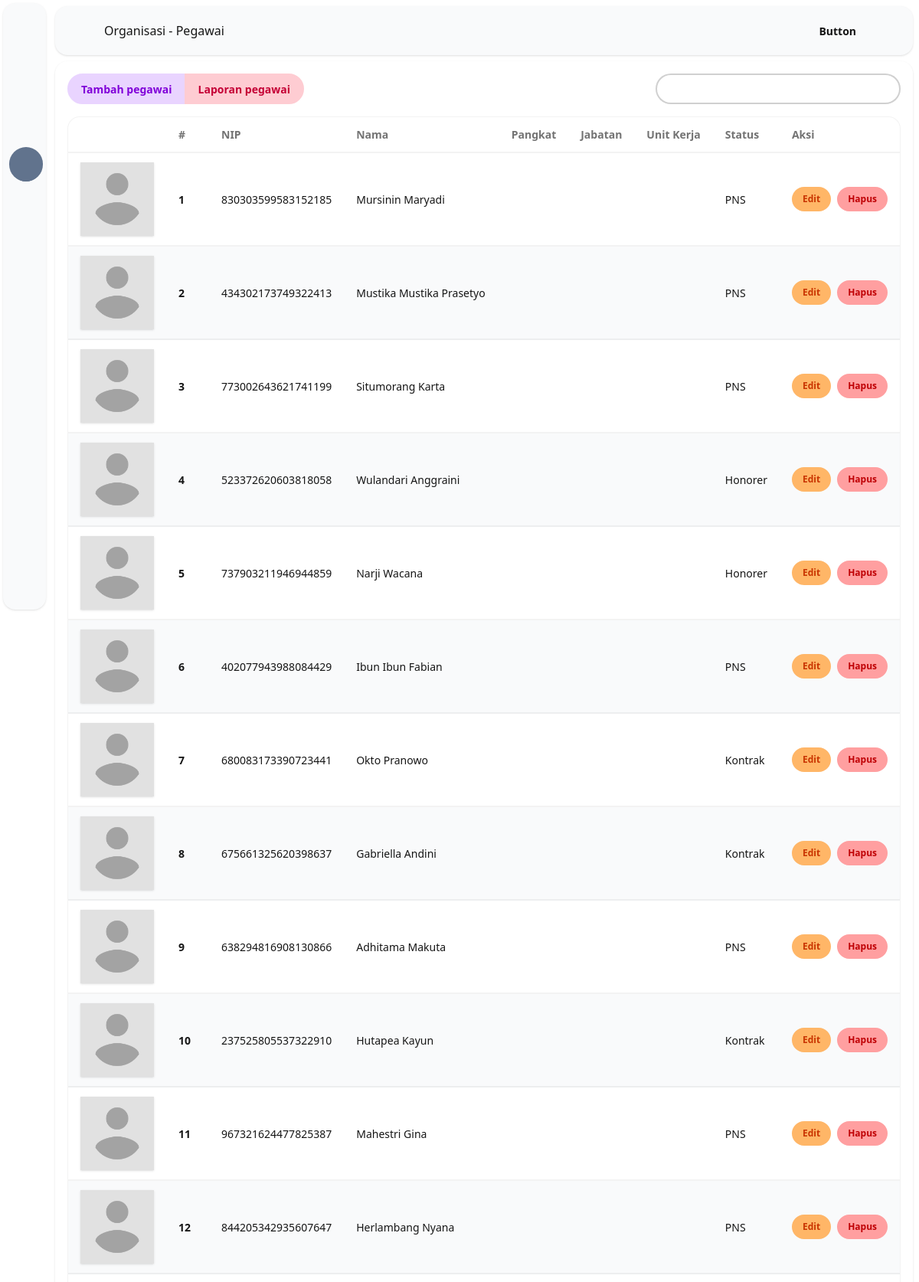
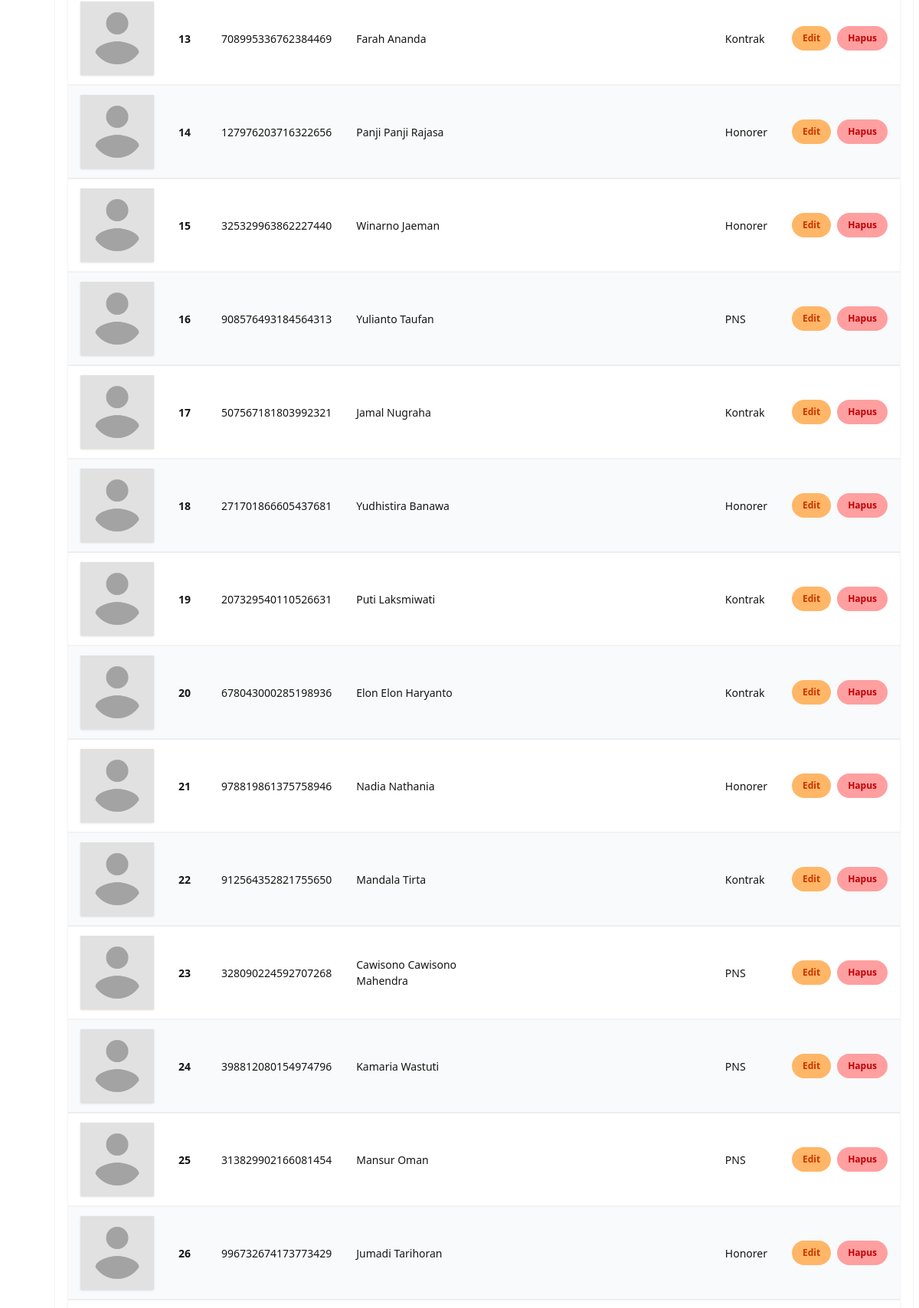
Page /dashboard/organisasi/pegawai (upper part) on the committed database (2 pictures, top to bottom).
### tables this page shows
CREATE TABLE IF NOT EXISTS pegawai (
    id_pegawai INT PRIMARY KEY AUTO_INCREMENT,
    nip VARCHAR(30) NOT NULL UNIQUE,
    nama_lengkap VARCHAR(100) NOT NULL,
    tempat_lahir VARCHAR(50),
    tanggal_lahir DATE,
    jenis_kelamin ENUM('L', 'P') NOT NULL,
    agama VARCHAR(20),
    status_perkawinan ENUM('Belum Kawin', 'Kawin', 'Cerai Hidup', 'Cerai Mati'),
    alamat_rumah TEXT,
    telepon VARCHAR(20),
    email VARCHAR(100),
    id_pangkat INT NOT NULL,
    id_jabatan INT NOT NULL,
    id_unit INT NOT NULL,
    tanggal_masuk DATE NOT NULL,
    status_pegawai ENUM('PNS', 'Honorer', 'Kontrak') NOT NULL,
    foto_profil VARCHAR(255),
    darah ENUM('A', 'B', 'AB', 'O'),
    keterangan TEXT,
    is_active BOOLEAN DEFAULT TRUE,
    created_at TIMESTAMP DEFAULT CURRENT_TIMESTAMP,
    updated_at TIMESTAMP DEFAULT CURRENT_TIMESTAMP ON UPDATE CURRENT_TIMESTAMP,
    FOREIGN KEY (id_pangkat) REFERENCES pangkat(id_pangkat),
    FOREIGN KEY (id_jabatan) REFERENCES jabatan(id_jabatan),
    FOREIGN KEY (id_unit) REFERENCES unit_kerja(id_unit)
);

### pages/dashboard/organisasi/pegawai.php (the view, shortened to what this page needs)
<?php
$title = "Organisasi - Pegawai";
$keyword = trim($_GET["search"] ?? "");
if ($keyword !== "") {
	$search = true;
	$stmt = $db->prepare("
        SELECT p.*, pg.nama_pangkat, j.nama_jabatan, u.nama_unit
        FROM pegawai p
        LEFT JOIN pangkat pg ON p.id_pangkat = pg.id_pangkat
        LEFT JOIN jabatan j ON p.id_jabatan = j.id_jabatan
        LEFT JOIN unit_kerja u ON p.id_unit = u.id_unit
        WHERE p.nip LIKE ? OR p.nama_lengkap LIKE ? OR u.nama_unit LIKE ?
        ORDER BY p.id_pegawai DESC
    ");
	$like = "%$keyword%";
	$stmt->bind_param("sss", $like, $like, $like);
	$stmt->execute();
	$rows = $stmt->get_result();
} else {
	$rows = $db->query("
        SELECT p.*, pg.nama_pangkat, j.nama_jabatan, u.nama_unit
        FROM pegawai p
        LEFT JOIN pangkat pg ON p.id_pangkat = pg.id_pangkat
        LEFT JOIN jabatan j ON p.id_jabatan = j.id_jabatan
        LEFT JOIN unit_kerja u ON p.id_unit = u.id_unit
        ORDER BY p.id_pegawai DESC
    ");
}
?>
<div class="flex max-sm:flex-col gap-y-4 sm:justify-between">
    <div class="join max-sm:join-vertical">
        <button
            hx-get="/fragments/form/pegawai"
            hx-target="body"
            hx-swap="beforeend"
            class="join-item btn btn-primary"
            >Tambah pegawai</button>
        <a target="_blank" href="?print=1" class="join-item btn btn-secondary">Laporan pegawai</a>
    </div>
    <label class="input max-sm:w-full">
        <iconify-icon icon="lucide:search" width="none" class="size-4"></iconify-icon>
        <input type="search" name="search"
            hx-get hx-trigger="input changed delay:500ms"
            hx-target="tbody"
            hx-swap="outerHTML"
            hx-select="tbody"
            value="<?= htmlspecialchars($keyword) ?>" />
    </label>
</div>
<div class="overflow-x-auto rounded-box border border-base-content/5 bg-base-100 mt-4">
    <table class="table table-zebra w-full">
        <thead>
            <tr>
                <th></th>
                <th>#</th>
                <th>NIP</th>
                <th>Nama</th>
                <th>Pangkat</th>
                <th>Jabatan</th>
                <th>Unit Kerja</th>
                <th>Status</th>
                <th>Aksi</th>
            </tr>
        </thead>
        <tbody>
            <?php $idx = 1; ?>
            <?php if ($rows->num_rows > 0): ?>
                <?php while ($row = $rows->fetch_assoc()): ?>
                    <tr>
                        <td>
                            <div class="size-24">
                                <img src="/uploads/pegawai/<?= $row[
                                	"foto_profil"
                                ] &&
                                file_exists(
                                	"uploads/pegawai/" . $row["foto_profil"],
                                )
                                	? $row["foto_profil"]
                                	: "placeholder.png" ?>"
                                alt="foto"
                                class="size-full aspect-square border-box object-cover shadow-sm">
                            </div>
                        </td>
                        <th><?= $idx++ ?></th>
                        <td><?= htmlspecialchars($row["nip"]) ?></td>
                        <td><?= htmlspecialchars($row["nama_lengkap"]) ?></td>
                        <td><?= htmlspecialchars($row["nama_pangkat"]) ?></td>
                        <td><?= htmlspecialchars($row["nama_jabatan"]) ?></td>
                        <td><?= htmlspecialchars($row["nama_unit"]) ?></td>
                        <td><?= htmlspecialchars($row["status_pegawai"]) ?></td>
                        <td>
                            <div class="flex gap-2">
                                <button
                                    hx-get="/fragments/form/pegawai/<?= $row[
                                    	"id_pegawai"
                                    ] ?>"
                                    hx-target="body"
                                    hx-swap="beforeend"
                                    class="btn btn-sm btn-warning"
                                    >Edit</button>
                                <button class="btn btn-sm btn-error" onclick="openDeleteModal(<?= $row[
                                	"id_pegawai"
                                ] ?>)">Hapus</button>
                            </div>
                        </td>
                    </tr>
                <?php endwhile; ?>
            <?php endif; ?>
        </tbody>
    </table>
</div>

### routes.php (shortened to what this page needs)
<?php
require_once __DIR__ . "/router.php";
$tables = ["pangkat", "jabatan", "unit_kerja", "pegawai"];
foreach ($tables as $table) {
	get(
		"/dashboard/organisasi/$table",
		"pages/dashboard/organisasi/$table.php",
	);
}

### router.php (shortened to what this page needs)
<?php
function get($route, $path_to_include)
{
	if ($_SERVER["REQUEST_METHOD"] == "GET") {
		route($route, $path_to_include);
	}
}
$ROUTE_FOUND = false;
function route($route, $path_to_include)
{
	global $ROUTE_FOUND;
	if ($ROUTE_FOUND) {
		return;
	}
	$request_url = filter_var($_SERVER["REQUEST_URI"], FILTER_SANITIZE_URL);
	$request_url = rtrim($request_url, "/");
	$request_url = strtok($request_url, "?");
	$route_parts = explode("/", $route);
	$request_url_parts = explode("/", $request_url);
	array_shift($route_parts);
	array_shift($request_url_parts);
	if (count($route_parts) != count($request_url_parts)) {
		return;
	}
	$parameters = [];
	for ($__i__ = 0; $__i__ < count($route_parts); $__i__++) {
		$route_part = $route_parts[$__i__];
		if (preg_match("/^[$]/", $route_part)) {
			$route_part = ltrim($route_part, '$');
			array_push($parameters, $request_url_parts[$__i__]);
			$$route_part = $request_url_parts[$__i__];
		} elseif ($route_parts[$__i__] != $request_url_parts[$__i__]) {
			return;
		}
	}
	include_once __DIR__ . "/$path_to_include";
	return;
}

### app.php (shortened to what this page needs)
<?php
require_once __DIR__ . "/routes.php";
$page = ob_get_clean();
$title = htmlentities($title);
?>
<!DOCTYPE html>
<html lang="en">
<head>
  <link rel="stylesheet" href="/styles.css">
</head>
<body>
  <div class="drawer lg:drawer-open">
    <div class="drawer-content flex min-h-screen flex-col p-2">
      <?php require_once __DIR__ . "/components/navbar.php"; ?>
      <div class="flex-1 pt-2">
        <main class="rounded-box min-h-full p-4 shadow-sm">
          <?= $page ?>
        </main>
      </div>
    </div>
    <?php require_once __DIR__ . "/components/sidebar.php"; ?>
  </div>
</body>
</html>

### components/navbar.php (shortened to what this page needs)
<nav class="navbar bg-base-200 rounded-box w-full shadow-sm">
  <label
    for="app-drawer"
    aria-label="open sidebar"
    class="btn btn-square btn-ghost">
    <iconify-icon icon="line-md:menu-unfold-right" width="none"></iconify-icon>
  </label>
  <div id="navbar-title" class="ps-4"><?= $title ?></div>
  <div class="flex grow justify-end gap-1 px-2">
    <div class="flex items-stretch">
      <a class="btn btn-ghost rounded-field">Button</a>
      <div class="dropdown dropdown-end">
        <div tabindex="0" role="button" class="btn btn-ghost btn-circle">
          <iconify-icon icon="line-md:account" width="none"></iconify-icon>
        </div>
      </div>
    </div>
  </div>
</nav>

### components/sidebar.php (shortened to what this page needs)
<?php
$items = [
	[
		"label" => "Dashboard",
		"icon" => "lucide:chart-column",
		"url" => "/dashboard",
	],
	[
		"label" => "Pangkat",
		"icon" => "lucide-lab:star-north",
		"url" => "/dashboard/organisasi/pangkat",
	],
	[
		"label" => "Jabatan",
		"icon" => "lucide:badge-check",
		"url" => "/dashboard/organisasi/jabatan",
	],
	[
		"label" => "Unit Kerja",
		"icon" => "lucide:building-2",
		"url" => "/dashboard/organisasi/unit_kerja",
	],
	[
		"label" => "Pegawai",
		"icon" => "lucide:users",
		"url" => "/dashboard/organisasi/pegawai",
	],
]; ?>
<div class="drawer-side is-drawer-close:overflow-visible lg:p-1">
	<div
		class="bg-base-200 is-drawer-close:w-14 lg:rounded-box is-drawer-open:w-64 flex min-h-full flex-col items-start shadow-sm">
		<ul
			id="sidebar-menu"
			class="menu w-full grow"
			hx-boost="true"
			hx-target="main"
			hx-select="main"
			hx-swap="outerHTML"
			hx-select-oob="#sidebar-menu, #navbar-title">
			<?php foreach ($items as $item): ?>
				<li>
					<a
						href="<?= htmlspecialchars($item["url"]) ?>"
						class="<?= implode(
      	" ",
      	array_filter([
      		"is-drawer-close:tooltip is-drawer-close:tooltip-right",
      		$_SERVER["REQUEST_URI"] === $item["url"] ? "menu-active" : "",
      	]),
      ) ?>"
						data-tip="<?= htmlspecialchars($item["label"]) ?>">
						<iconify-icon icon="<?= htmlspecialchars(
      	$item["icon"],
      ) ?>" width="none"></iconify-icon>
					</a>
				</li>
			<?php endforeach; ?>
		</ul>
	</div>
</div>

### rows in the picture
pegawai: nip "830303599583152185", nama_lengkap "Mursinin Maryadi", status_pegawai "PNS"
pegawai: nip "434302173749322413", nama_lengkap "Mustika Mustika Prasetyo", status_pegawai "PNS"
pegawai: nip "773002643621741199", nama_lengkap "Situmorang Karta", status_pegawai "PNS"
pegawai: nip "523372620603818058", nama_lengkap "Wulandari Anggraini", status_pegawai "Honorer"
pegawai: nip "737903211946944859", nama_lengkap "Narji Wacana", status_pegawai "Honorer"
pegawai: nip "402077943988084429", nama_lengkap "Ibun Ibun Fabian", status_pegawai "PNS"
pegawai: nip "680083173390723441", nama_lengkap "Okto Pranowo", status_pegawai "Kontrak"
pegawai: nip "675661325620398637", nama_lengkap "Gabriella Andini", status_pegawai "Kontrak"
pegawai: nip "638294816908130866", nama_lengkap "Adhitama Makuta", status_pegawai "PNS"
pegawai: nip "237525805537322910", nama_lengkap "Hutapea Kayun", status_pegawai "Kontrak"
pegawai: nip "967321624477825387", nama_lengkap "Mahestri Gina", status_pegawai "PNS"
pegawai: nip "844205342935607647", nama_lengkap "Herlambang Nyana", status_pegawai "PNS"
pegawai: nip "708995336762384469", nama_lengkap "Farah Ananda", status_pegawai "Kontrak"
pegawai: nip "127976203716322656", nama_lengkap "Panji Panji Rajasa", status_pegawai "Honorer"
pegawai: nip "325329963862227440", nama_lengkap "Winarno Jaeman", status_pegawai "Honorer"
pegawai: nip "908576493184564313", nama_lengkap "Yulianto Taufan", status_pegawai "PNS"
pegawai: nip "507567181803992321", nama_lengkap "Jamal Nugraha", status_pegawai "Kontrak"
pegawai: nip "271701866605437681", nama_lengkap "Yudhistira Banawa", status_pegawai "Honorer"
pegawai: nip "207329540110526631", nama_lengkap "Puti Laksmiwati", status_pegawai "Kontrak"
pegawai: nip "678043000285198936", nama_lengkap "Elon Elon Haryanto", status_pegawai "Kontrak"
pegawai: nip "978819861375758946", nama_lengkap "Nadia Nathania", status_pegawai "Honorer"
pegawai: nip "912564352821755650", nama_lengkap "Mandala Tirta", status_pegawai "Kontrak"
pegawai: nip "328090224592707268", nama_lengkap "Cawisono Cawisono Mahendra", status_pegawai "PNS"
pegawai: nip "398812080154974796", nama_lengkap "Kamaria Wastuti", status_pegawai "PNS"
pegawai: nip "313829902166081454", nama_lengkap "Mansur Oman", status_pegawai "PNS"
pegawai: nip "996732674173773429", nama_lengkap "Jumadi Tarihoran", status_pegawai "Honorer"

### other values in the picture
$title "Organisasi - Pegawai"
